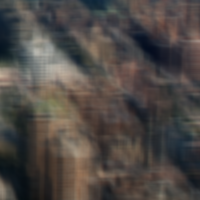
%> input picture 14_kernel_estimation_v2_pan/image/details_blur2_45.png, 200 x 200 px
$ octave demo.m   (GNU Octave 9; MATLAB toolbox functions it lacks are replaced by stand-ins)
%> lines starting %> are read from the running program, lines starting %| are printed output that depends on the picture
%> further down, y is the input picture: size 200x200x3 uint8; mean R, G, B 78.3, 73, 69.7
### hai_deblur_test1/resizeKer.m
function k=resizeKer(k,ret,k1,k2)
%%
% levin's code
k=imresize(k,ret);
k=max(k,0);
k=fixsize(k,k1,k2);
if max(k(:))>0
    k=k/sum(k(:));
end
end
%%
function nf=fixsize(f,nk1,nk2)
%> called with nk1 = 7, nk2 = 7
[k1,k2]=size(f);

while((k1~=nk1)|(k2~=nk2))

    if (k1>nk1)
        s=sum(f,2);
        if (s(1)<s(end))
            f=f(2:end,:);
        else
            f=f(1:end-1,:);
        end
    end

    if (k1<nk1)
        s=sum(f,2);
        if (s(1)<s(end))
            tf=zeros(k1+1,size(f,2));
            tf(1:k1,:)=f;
            f=tf;
        else
            tf=zeros(k1+1,size(f,2));
            tf(2:k1+1,:)=f;
            f=tf;
        end
    end

    if (k2>nk2)
        s=sum(f,1);
        if (s(1)<s(end))
            f=f(:,2:end);
        else
            f=f(:,1:end-1);
        end
    end

    if (k2<nk2)
        s=sum(f,1);
        if (s(1)<s(end))
            tf=zeros(size(f,1),k2+1);
            tf(:,1:k2)=f;
            f=tf;
        else
            tf=zeros(size(f,1),k2+1);
            tf(:,2:k2+1)=f;
            f=tf;
        end
    end


    [k1,k2]=size(f);

end

nf=f;
end

### 14_kernel_estimation_v2_pan/deconv_main.m
function [kernel, latent] = deconv_main(B, ori_B, lambda_kernel, lambda_smooth,...
    lambda_texture, window_size, k1, k2, lambda_kernel_smooth, display)
%%
%%   Parameters:
%   B: Blurred image (grayscale).
%   ori_B: Original input image.
%   lambda_kernel: Weight for the kernel
%   lambda_kernel: Weight for the image
%   lambda_texture: Weight in equation (3)
%   window_size: The patch size defined in equation (4)
%   k1, k2: The kernel size
%   lambda_kernel_smooth: Weight for l0 norm in equation (10)
%   display: (1/0): display the intermediate results
%
%   The Code is created based on the method described in the following paper
%   [1] Jinshan Pan, Risheng Liu, Zhixun Su, and Xianfeng Gu,
%        Kernel estimation from salient structure for robust motion deblurring,
%        Signal Processing: Image Communication, 2013
%
%   The code and the algorithm are for non-comercial use only.
%   Author: Jinshan Pan (jspan@mail.dlut.edu.cn)
%   Date  : 03/27/2013
%   Copyright 2013, Dalian University of Technology.

ret = sqrt(0.5);
 %%initialize the kernel
 kernel = zeros(k1,k2);
maxitr=max(floor(log(5/min(k1,k2))/log(ret)),0);

retv=ret.^[0:maxitr];

k1list=ceil(k1*retv);
k1list=k1list+(mod(k1list,2)==0);
k2list=ceil(k2*retv);
k2list=k2list+(mod(k2list,2)==0);

cret=retv(end);
kernel=resizeKer(kernel,cret,k1list(end),k2list(end));
% parameters
dt=1; h=1;
iter=100;      % iterations
% %fixed the size of kernel, result seems better, but time consuming
% %   kernel = zeros(k1,k2);
  I_X = conv2(B, [-1,1;0,0], 'valid'); %vertical edges
  I_Y = conv2(B, [-1,0;1,0], 'valid'); %
  I_mag = sqrt(I_X.^2+I_Y.^2);
  [k1,k2]= size(kernel);
  edge_thresh = determine_truck(I_X, I_Y, I_mag,k1,k2);
  clear I_X I_Y I_mag;
  for itr=maxitr+1:-1:1
      cret=retv(itr);
      Bp=downSmpImC(B,cret);
      if itr == maxitr+1
          I = Bp;
      else
          I = imresize(I, size(Bp) , 'bicubic');%%%%%%%
      end
  %For each level
      for i = 1:5
          % evolution
          r = gradient_confidence_full(Bp,window_size);
          r= exp(-r.^(0.8));
          tic
          structure = structure_adaptive_map( I,lambda_texture*r, 100);
          I_= shock(structure,iter,dt,h,'org');
          structure = I_;
          toc
          %%%%%%%%%%%compute the gradient of I
          I_x = conv2(structure, [-1,1;0,0], 'valid'); %vertical edges
          I_y = conv2(structure, [-1,0;1,0], 'valid'); % horizontal edges
          Bx = conv2(Bp, [-1,1;0,0], 'valid'); %vertical edges
          By = conv2(Bp, [-1,0;1,0], 'valid');
          I_mag = sqrt(I_x.^2+I_y.^2);
          I_x = I_x.*heaviside_function(I_mag,edge_thresh);
          I_y = I_y.*heaviside_function(I_mag,edge_thresh);
          %exclude the edge
          I_x(1:2,:) =0;I_x(end-1:end,:) = 0;I_x(:,1:2) =0;I_x(:,end-1:end) = 0;
          I_y(1:2,:) =0;I_y(end-1:end,:) = 0;I_y(:,1:2) =0;I_y(:,end-1:end) = 0;
          if size(I_x) ==size(Bx)
              [N1,N2]=size(I_x);
              hfs1_x1=floor((size(kernel,2)-1)/2);
              hfs1_x2=ceil((size(kernel,2)-1)/2);
              hfs1_y1=floor((size(kernel,1)-1)/2);
              hfs1_y2=ceil((size(kernel,1)-1)/2);
              hfs_x1=hfs1_x1;
              hfs_x2=hfs1_x2;
              hfs_y1=hfs1_y1;
              hfs_y2=hfs1_y2;
              N2=N2+hfs_x1+hfs_x2;
              N1=N1+hfs_y1+hfs_y2;
              N=N1*N2;
              mask=zeros(N1,N2);
              mask(hfs_y1+1:N1-hfs_y2,hfs_x1+1:N2-hfs_x2)=1;
              tI_x=I_x;
              I_x=zeros(N1,N2);
              I_x(hfs_y1+1:N1-hfs_y2,hfs_x1+1:N2-hfs_x2)=tI_x;
              tI_y=I_y;
              I_y=zeros(N1,N2);
              I_y(hfs_y1+1:N1-hfs_y2,hfs_x1+1:N2-hfs_x2)=tI_y;
          end
          [k1,k2] = size(kernel);
          A=zeros(k1*k2);
          b=zeros(k1*k2,1);
          for j=1:size(I,3)
              A = A+ getAutoCor(I_x(:,:,j),k1,k2);
              b = b+getCory(I_x(:,:,j),Bx(:,:,j),k1,k2);
              A = A+ getAutoCor(I_y(:,:,j),k1,k2);
              b = b+getCory(I_y(:,:,j),By(:,:,j),k1,k2);
          end
          kernel =solve_kernel_irls(A,b,k1,k2,lambda_kernel, lambda_kernel_smooth);
          I = deconv_ansio_L1(Bp,(kernel),lambda_smooth,100);
          fprintf('%d iterations of pyramid %d is done\n', i, itr);
          %% for test
          if display==1
              figure(1);subplot(221); imshow(Bp,[]);title('Input')
              subplot(222);imshow(structure,[]);title('structure')
              subplot(223); imshow(I,[]); title('deblurring image');
              subplot(224); imshow(fliplr(flipud(kernel)),[]); title('kernel');
          end
          dt = dt/1.1;
          lambda_texture = lambda_texture/1.1;
          edge_thresh = edge_thresh/1.1;
      end
      if (itr>1)
          kernel=resizeKer(kernel,1/ret,k1list(itr-1),k2list(itr-1));
          kernel = adjust_psf_center(kernel);
          kernel(kernel<0) = 0;
          kernel = kernel./sum(kernel(:));
      end
  end
kernel = kernel/sum(kernel(:));
latent = [];
fprintf('image deblurring...\n');
for c= 1:size(ori_B,3)
    latent(:,:,c) = deconvSps(ori_B(:,:,c),kernel,0.003,100);
    %% using the edge preserveing model
     %latent(:,:,c) = deconvSps_adaptive_L1(ori_B(:,:,c),kernel,0.003,200,structure);
end

### 14_icme_motion_blur_kernel_pan/determine_truck.m
function edge_weight = determine_truck(I_X, I_Y, I_mag,k1,k2)
%> called with k1 = 7, k2 = 7
% Created by Jinshan Pan
% according to the descriptor matching
% Reference:
%Jinshan Pan, Ye Wang and Zhixun Su.
% Dense Correspondence through Descriptor Matching to appear 2012
%Kernel Estimation from Salient Structure for Robust Motion Deblurring


% parameters
para = zeros(1,4);
num_angles = 4;
alpha = 9; %% parameter for attenuation of angles (must be odd)

angle_step = 2 * pi / num_angles;
angles = 0:angle_step:2*pi;
angles(num_angles+1) = []; % bin centers

I_theta = atan2(I_Y,I_X);%gradient direction
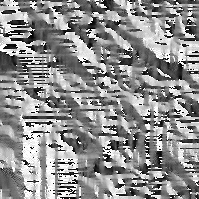
%> I_theta: size 199x199 double; min -3.06, max 3.14, mean 0.427; drawn with min black and max white
I_theta(find(isnan(I_theta))) = 0; % necessary????
[hgt, wid] = size(I_X);
%> hgt = 199; wid = 199
% make orientation images
I_orientation = zeros([hgt, wid, num_angles]);

% for each histogram angle
cosI = cos(I_theta);
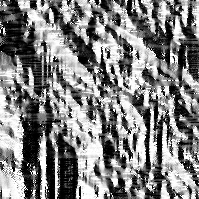
%> cosI: size 199x199 double; min -1, max 1, mean 0.014; drawn with min black and max white
sinI = sin(I_theta);
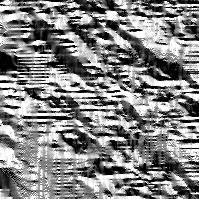
%> sinI: size 199x199 double; min -1, max 1, mean 0.0374; drawn with min black and max white
for a=1:num_angles
    % compute each orientation channel
    tmp = (cosI*cos(angles(a))+sinI*sin(angles(a))).^alpha;
    tmp = tmp .* (tmp > 0);

    % weight by magnitude
    I_orientation(:,:,a) = tmp .* I_mag;
    t =  I_orientation(:,:,a);
    tt= sort(t(:),'descend');
    para(a) = tt(2*min(k1,k2));
    %para(a) = tt(2*sqrt(k1*k2));
end
%> this loop made 4 passes
%> pass 1, in determine_truck, `tmp = (cosI*cos(angles(a))+sinI*sin(angles(a))).^alpha;`:
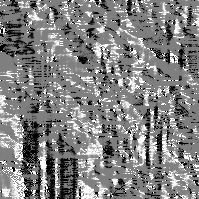
%> tmp: size 199x199 double; min -1, max 1, mean 0.0144; drawn with min black and max white
%> pass 1, in determine_truck, `t =  I_orientation(:,:,a);`:
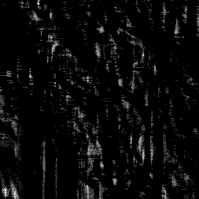
%> t: size 199x199 double; min 0, max 0.0538, mean 0.00205; drawn with min black and max white
%> after the loop:
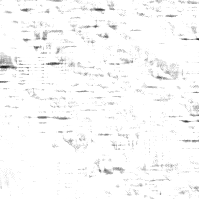
%> I_orientation: size 199x199x4 double; mean R, G, B, A 0.00205, 0.00218, 0.00213, 0.00189; transparent parts drawn white
%> after the loop, para = [0.0414 0.0658 0.0422 0.0618]
edge_weight =min(para);
%> edge_weight = 0.0414

### 14_icme_motion_blur_kernel_pan/downSmpImC.m
function sI=downSmpImC(I,ret);
% refer to Levin's code
if (ret==1)
    sI=I;
    return
end


sig=1/pi*ret;

g0=[-50:50]*2*pi;
sf=exp(-0.5*g0.^2*sig^2);
sf=sf/sum(sf);
csf=cumsum(sf);
csf=min(csf,csf(end:-1:1));
ii=find(csf>0.05);

sf=sf(ii);
sum(sf);

I=conv2(sf,sf',I,'valid');

[gx,gy]=meshgrid([1:1/ret:size(I,2)],[1:1/ret:size(I,1)]);

sI=interp2(I,gx,gy,'bilinear');

### 14_kernel_estimation_v2_pan/demo.m
clc;
clear;
close all;
addpath(genpath('image'));
 %parameter setting
 lambda_kernel = 0.01;% 0.01
 lambda_smooth = 0.005;%
 lambda_texture = 1;
window_size = 45;
lambda_kernel_smooth = 1e-5; %(Adjustable, typically 1e-5, 1e-4, 1e-3)
% if the kernel contains obvious noise, large value may help (e.g., for test1_blur.png (1e-3))
display = 1;
%%%%%%%%%%%%%%%%%%%%%%%%%%%%%%%%%%%%%%%%%%%%%%%%%%%%%%
% %% example 1
filename = 'image/details_blur2_45.png';
% filename = 'image/wall.png';

kernel_sizeh = 45; kernel_sizew = 45;
% kernel_sizeh = 30; kernel_sizew = 30;

lambda_kernel_smooth = 1e-5;
% [37 lines of commented-out code are left out]
y = imread(filename);
if size(y,3)==3
    y_gray = rgb2gray(y);
    y_gray = double(y_gray)/255;
else
    y_gray = double(y)/255;
end
ori_B =  im2double(y);
[kernel, inter_latent] = deconv_main(y_gray, ori_B, lambda_kernel, lambda_smooth,...
    lambda_texture, window_size, kernel_sizeh, kernel_sizew, ...
    lambda_kernel_smooth, display);
%> the loop in deconv_main, `for itr=maxitr+1:-1:1` made 1 pass
%> pass 1, in downSmpImC, `I=conv2(sf,sf',I,'valid');`:
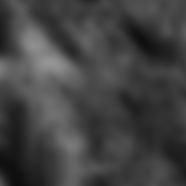
%> I: size 186x186 double; min 0.0542, max 0.585, mean 0.261
%> the run ends on the next line

$ run again, with 14_kernel_estimation_v2_pan/image/grass_blur_using_Levin01_04_27.png copied over 14_kernel_estimation_v2_pan/image/details_blur2_45.png
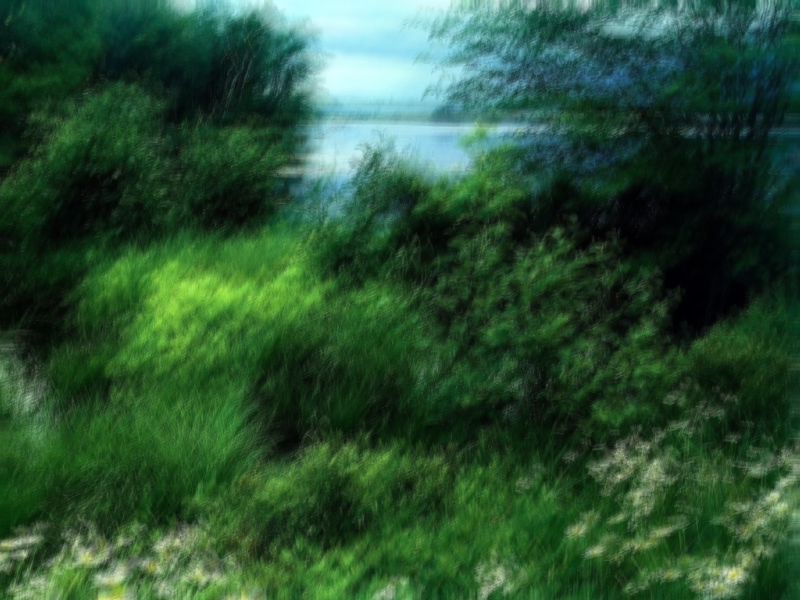
%> input picture 14_kernel_estimation_v2_pan/image/grass_blur_using_Levin01_04_27.png, 800 x 600 px
%> y is the input picture: size 600x800x3 uint8; mean R, G, B 42.8, 80.7, 51.7
%> after the loop in determine_truck, `for a=1:num_angles`:
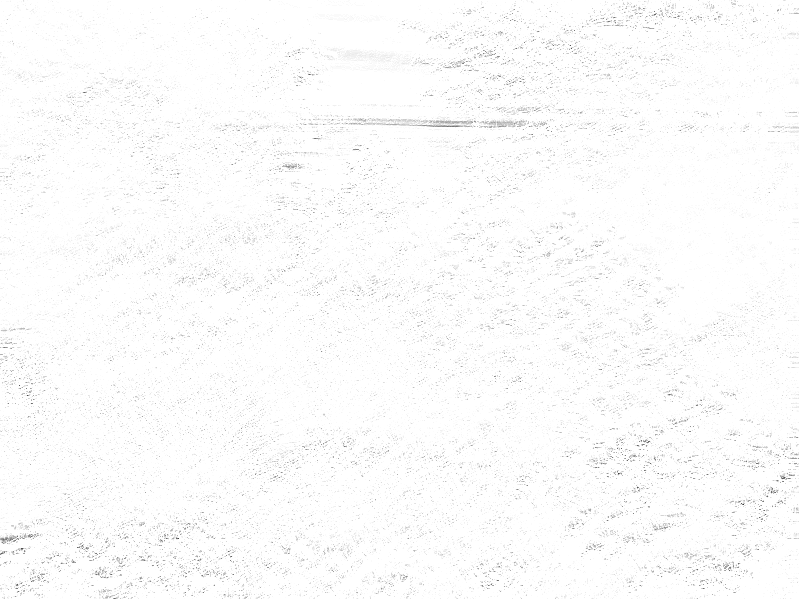
%> I_orientation: size 599x799x4 double; mean R, G, B, A 0.00419, 0.00302, 0.00392, 0.00259; transparent parts drawn white
%> after the loop in determine_truck, `for a=1:num_angles`: para = [0.151 0.129 0.145 0.127]
%> edge_weight = 0.127
%> the loop in deconv_main, `for itr=maxitr+1:-1:1` made 1 pass
%> pass 1, in downSmpImC, `I=conv2(sf,sf',I,'valid');`:
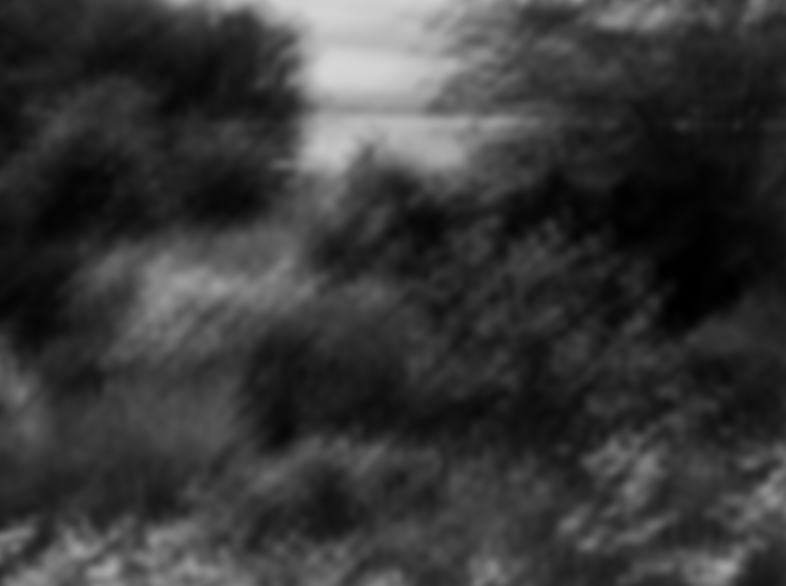
%> I: size 586x786 double; min 0.0011, max 0.842, mean 0.226
